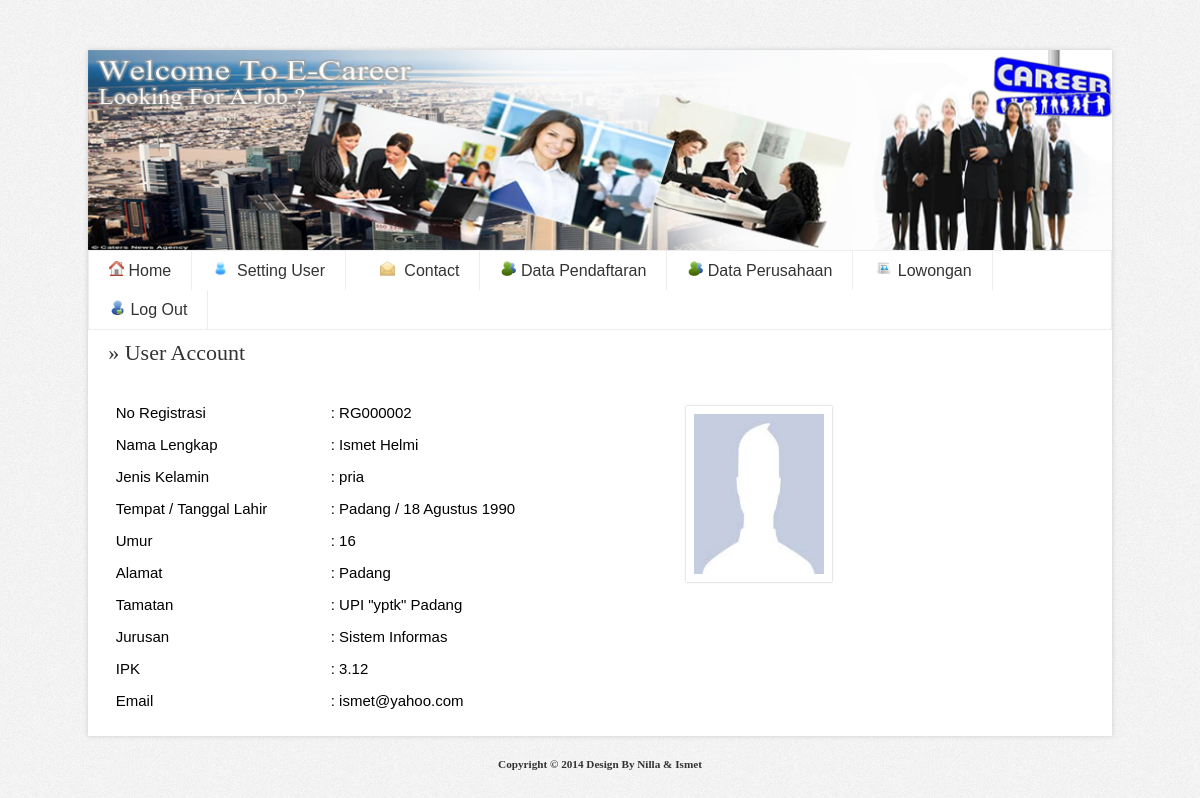
The page /admin/media.php?module=view_registrasi&act=preview&id=RG000002 (signed in) on the database its author committed.
### tables this page shows
CREATE TABLE IF NOT EXISTS `registrasi` (
  `id_registrasi` varchar(8) NOT NULL,
  `nama_lengkap` varchar(25) NOT NULL,
  `jk` varchar(15) NOT NULL,
  `tmp_lahir` varchar(25) NOT NULL,
  `tgl_lahir` date NOT NULL,
  `umur` varchar(10) NOT NULL,
  `alamat` varchar(25) NOT NULL,
  `tamatan` varchar(25) NOT NULL,
  `jurusan` varchar(15) NOT NULL,
  `ipk` float NOT NULL,
  `lampiran` varchar(50) NOT NULL,
  `email` varchar(50) NOT NULL,
  `password` varchar(100) NOT NULL,
  `foto` varchar(100) NOT NULL,
  PRIMARY KEY  (`id_registrasi`)
);

### config/fungsi_indotgl.php (called while the page is built, shortened)
<?php
	function tgl_indo($tgl){
			$tanggal = substr($tgl,8,2);
			$bulan = getBulan(substr($tgl,5,2));
			$tahun = substr($tgl,0,4);
			return $tanggal.' '.$bulan.' '.$tahun;
	}
	function getBulan($bln){
				switch ($bln){
					case 8:
						return "Agustus";
						break;
				}
			}
?>

### admin/modul/view_registrasi.php (the view, shortened to what this page needs)
<?
$sql=mysql_query("select * from registrasi where id_registrasi='$_GET[id]'");
$r=mysql_fetch_array($sql);
$tgl=tgl_indo($r[tgl_lahir]);
?>
<div class="content_title_01">&#187; User Account</div>
<div class='view'>
<table class='view' width='80%'>
<?
if(!empty($r[foto])){
echo"<div class='foto'><img src='../foto_calon/$r[foto]' width='130' height='160'></div>";
}else{
echo"<div class='foto'><img src='images/nofoto.jpg' width='130' height='160'></div>";
}
?>
<tr><td width='200'> No Registrasi</td><td>: <?echo $_GET[id];?></td></tr>
<tr><td> Nama Lengkap</td><td>: <?echo $r[nama_lengkap];?></td></tr>
<tr><td>Jenis Kelamin </td><td>: <?echo $r[jk];?></td></tr>
<tr><td> Tempat / Tanggal Lahir </td><td>: <?echo $r[tmp_lahir];?> / <?echo $tgl;?></td></tr>
<tr><td> Umur</td><td>: <?echo$r[umur];?></td></tr>
<tr><td> Alamat</td><td>: <?echo $r[alamat];?></td></tr>
<tr><td> Tamatan</td><td>: <?echo $r[tamatan];?></td></tr>
<tr><td> Jurusan</td><td>: <?echo $r[jurusan];?></td></tr>
<tr><td> IPK </td><td>: <?echo $r[ipk];?></td></tr>
<tr><td> Email</td><td>: <?echo $r[email];?></td></tr>
</table>
</div>

### config/adminstyle.css (style rules this page uses)
body { font-family: Tahoma; text-align: center; background-image: url(../images/main.gif); }
table { font-family: Tahoma; font-size: 8pt; border-width: 1px; border-style: solid; border-color: #999999; border-collapse: collapse; margin: 10px 0px; }
td { padding: 0.5em; vertical-align: top; border-width: 1px; border-style: solid; border-color: #eee; border-collapse: collapse; }
.content_title_01 { font-size: 22px; color: #333; padding-bottom: 10px; margin-bottom: 20px; }
.foto { float:right; margin-right:300px; margin-top:10px; margin-bottom:-260px; padding:8px; background:white; -webkit-box-shadow: 0px 0px 2px rgba(0,0,0,.29), inset 1px 1px 1px rgba(255,255,255,.44); -moz-box-shadow: 0px 0px 2px rgba(0,0,0,.29), inset 1px 1px 1px rgba(255,255,255,.44); box-shadow: 0px 0px 2px rgba(0,0,0,.29), inset 1px 1px 1px rgba(255,255,255,.44); }
.view { border:none; font:15px "arial"; }
.view td { border:none; }

### rows shown on the page
registrasi: nama_lengkap "Ismet Helmi", jk "pria", tmp_lahir "Padang", tgl_lahir "18 Agustus 1990", umur "16", alamat "Padang", tamatan "UPI \"yptk\" Padang", jurusan "Sistem Informas", ipk "3.12", email "ismet@yahoo.com"

### other values the page prints
$_GET[id] "RG000002"
